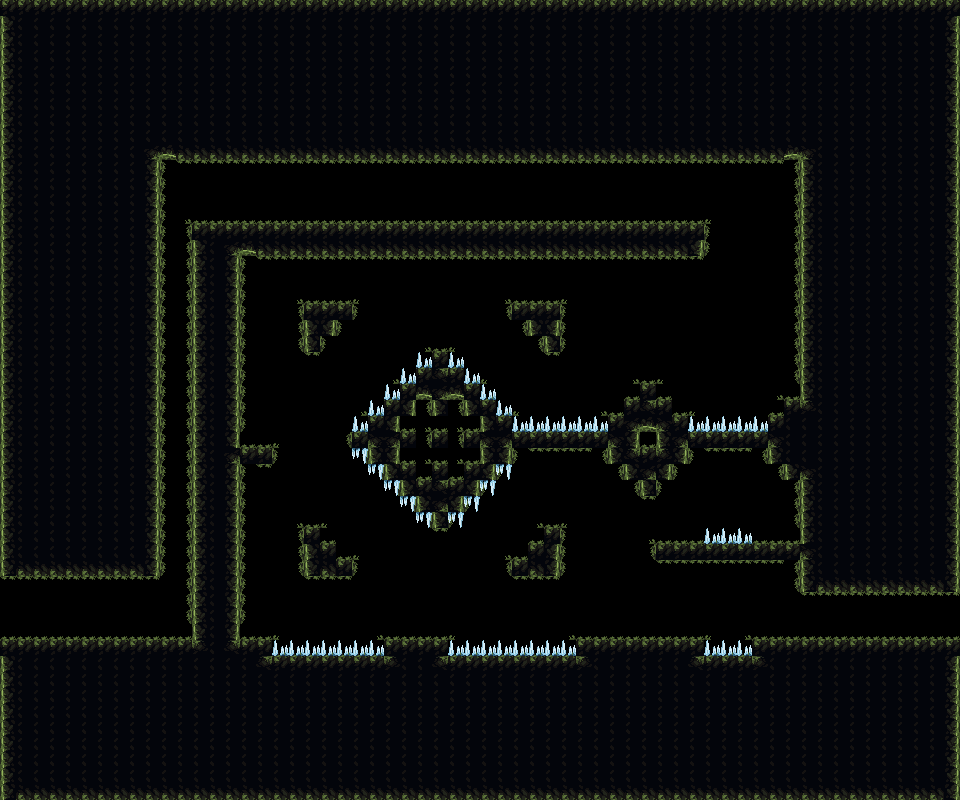

Tiled map render using the project's own tile images. Description and the map definition, with tile-layer contents summarised, below:
An orthogonal 60x50 tile map with 16x16 px tiles, 2 tile layers (terrain, spikeOut), 2 hidden layers not drawn, 7 tilesets and 1504 objects.

<map version="1.10" tiledversion="1.10.1" orientation="orthogonal" renderorder="right-down" width="60" height="50" tilewidth="16" tileheight="16" infinite="0" nextlayerid="163" nextobjectid="219513">
 <tileset firstgid="1" source="../prototype/prototype16.tsx" />
 <tileset firstgid="155" source="../TileSet/main_lev_build_1.tsx" />
 <tileset firstgid="4251" source="../TileSet/mainlev_build.tsx" />
 <tileset firstgid="8347" source="../TileSet/mainlevbuild.tsx" />
 <tileset firstgid="12443" source="../TileSet/atlas.tsx" />
 <tileset firstgid="13467" source="../TileSet/SET1_decorative_obj.tsx" />
 <tileset firstgid="15183" source="../TileSet/SET1_background_obj.tsx" />
 <layer id="128" name="spikeIn" width="60" height="50" visible="0">
  <data>[3000 cells, 50 non-empty, 2 distinct tile ids]</data>
 </layer>
 <layer id="1" name="prototype" width="60" height="50" visible="0">
  <data>[3000 cells, 1968 non-empty, 1 distinct tile ids]</data>
 </layer>
 <layer id="159" name="terrain" width="60" height="50">
  <data>[3000 cells, 2402 non-empty, 17 distinct tile ids]</data>
 </layer>
 <objectgroup id="160" name="collider">
  <properties>
   <property name="unity:layer" value="Ground" />
  </properties>
  <object id="218009" x="0" y="0">
   <properties>
    <property name="unity:layer" value="Ground" />
   </properties>
   <polyline points="0,0 16,0 16,16 0,16 0,0" />
  </object>
  <object id="218010" x="16" y="0">
   <properties>
    <property name="unity:layer" value="Ground" />
   </properties>
   <polyline points="0,0 16,0 16,16 0,16 0,0" />
  </object>
  <object id="218011" x="32" y="0">
   <properties>
    <property name="unity:layer" value="Ground" />
   </properties>
   <polyline points="0,0 16,0 16,16 0,16 0,0" />
  </object>
  <object id="218012" x="48" y="0">
   <properties>
    <property name="unity:layer" value="Ground" />
   </properties>
   <polyline points="0,0 16,0 16,16 0,16 0,0" />
  </object>
  <object id="218013" x="64" y="0">
   <properties>
    <property name="unity:layer" value="Ground" />
   </properties>
   <polyline points="0,0 16,0 16,16 0,16 0,0" />
  </object>
  <object id="218014" x="80" y="0">
   <properties>
    <property name="unity:layer" value="Ground" />
   </properties>
   <polyline points="0,0 16,0 16,16 0,16 0,0" />
  </object>
  <object id="218015" x="96" y="0">
   <properties>
    <property name="unity:layer" value="Ground" />
   </properties>
   <polyline points="0,0 16,0 16,16 0,16 0,0" />
  </object>
  <object id="218016" x="112" y="0">
   <properties>
    <property name="unity:layer" value="Ground" />
   </properties>
   <polyline points="0,0 16,0 16,16 0,16 0,0" />
  </object>
  <object id="218017" x="128" y="0">
   <properties>
    <property name="unity:layer" value="Ground" />
   </properties>
   <polyline points="0,0 16,0 16,16 0,16 0,0" />
  </object>
  <object id="218018" x="144" y="0">
   <properties>
    <property name="unity:layer" value="Ground" />
   </properties>
   <polyline points="0,0 16,0 16,16 0,16 0,0" />
  </object>
  <object id="218019" x="160" y="0">
   <properties>
    <property name="unity:layer" value="Ground" />
   </properties>
   <polyline points="0,0 16,0 16,16 0,16 0,0" />
  </object>
  <object id="218020" x="176" y="0">
   <properties>
    <property name="unity:layer" value="Ground" />
   </properties>
   <polyline points="0,0 16,0 16,16 0,16 0,0" />
  </object>
  <object id="218021" x="192" y="0">
   <properties>
    <property name="unity:layer" value="Ground" />
   </properties>
   <polyline points="0,0 16,0 16,16 0,16 0,0" />
  </object>
  <object id="218022" x="208" y="0">
   <properties>
    <property name="unity:layer" value="Ground" />
   </properties>
   <polyline points="0,0 16,0 16,16 0,16 0,0" />
  </object>
  <object id="218023" x="224" y="0">
   <properties>
    <property name="unity:layer" value="Ground" />
   </properties>
   <polyline points="0,0 16,0 16,16 0,16 0,0" />
  </object>
  <object id="218024" x="240" y="0">
   <properties>
    <property name="unity:layer" value="Ground" />
   </properties>
   <polyline points="0,0 16,0 16,16 0,16 0,0" />
  </object>
  <object id="218025" x="256" y="0">
   <properties>
    <property name="unity:layer" value="Ground" />
   </properties>
   <polyline points="0,0 16,0 16,16 0,16 0,0" />
  </object>
  <object id="218026" x="272" y="0">
   <properties>
    <property name="unity:layer" value="Ground" />
   </properties>
   <polyline points="0,0 16,0 16,16 0,16 0,0" />
  </object>
  <object id="218027" x="288" y="0">
   <properties>
    <property name="unity:layer" value="Ground" />
   </properties>
   <polyline points="0,0 16,0 16,16 0,16 0,0" />
  </object>
  <object id="218028" x="304" y="0">
   <properties>
    <property name="unity:layer" value="Ground" />
   </properties>
   <polyline points="0,0 16,0 16,16 0,16 0,0" />
  </object>
  <object id="218029" x="320" y="0">
   <properties>
    <property name="unity:layer" value="Ground" />
   </properties>
   <polyline points="0,0 16,0 16,16 0,16 0,0" />
  </object>
  <object id="218030" x="336" y="0">
   <properties>
    <property name="unity:layer" value="Ground" />
   </properties>
   <polyline points="0,0 16,0 16,16 0,16 0,0" />
  </object>
  <object id="218031" x="352" y="0">
   <properties>
    <property name="unity:layer" value="Ground" />
   </properties>
   <polyline points="0,0 16,0 16,16 0,16 0,0" />
  </object>
  <object id="218032" x="368" y="0">
   <properties>
    <property name="unity:layer" value="Ground" />
   </properties>
   <polyline points="0,0 16,0 16,16 0,16 0,0" />
  </object>
  <object id="218033" x="384" y="0">
   <properties>
    <property name="unity:layer" value="Ground" />
   </properties>
   <polyline points="0,0 16,0 16,16 0,16 0,0" />
  </object>
  <object id="218034" x="400" y="0">
   <properties>
    <property name="unity:layer" value="Ground" />
   </properties>
   <polyline points="0,0 16,0 16,16 0,16 0,0" />
  </object>
  <object id="218035" x="416" y="0">
   <properties>
    <property name="unity:layer" value="Ground" />
   </properties>
   <polyline points="0,0 16,0 16,16 0,16 0,0" />
  </object>
  <object id="218036" x="432" y="0">
   <properties>
    <property name="unity:layer" value="Ground" />
   </properties>
   <polyline points="0,0 16,0 16,16 0,16 0,0" />
  </object>
  <object id="218037" x="448" y="0">
   <properties>
    <property name="unity:layer" value="Ground" />
   </properties>
   <polyline points="0,0 16,0 16,16 0,16 0,0" />
  </object>
  <object id="218038" x="464" y="0">
   <properties>
    <property name="unity:layer" value="Ground" />
   </properties>
   <polyline points="0,0 16,0 16,16 0,16 0,0" />
  </object>
  <object id="218039" x="480" y="0">
   <properties>
    <property name="unity:layer" value="Ground" />
   </properties>
   <polyline points="0,0 16,0 16,16 0,16 0,0" />
  </object>
  <object id="218040" x="496" y="0">
   <properties>
    <property name="unity:layer" value="Ground" />
   </properties>
   <polyline points="0,0 16,0 16,16 0,16 0,0" />
  </object>
  </objectgroup>
 <layer id="161" name="spikeOut" width="60" height="50">
  <data>[3000 cells, 50 non-empty, 1 distinct tile ids]</data>
 </layer>
 <objectgroup id="162" name="spikeColi">
  <properties>
   <property name="unity:layer" value="Ground" />
   <property name="unity:tag" value="Trap" />
  </properties>
  <!-- 50 objects omitted --></objectgroup>
</map>
<!-- 1472 of 1504 objects omitted -->
